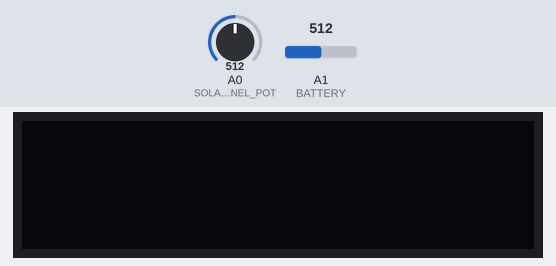
The sketch below on a simulated Arduino Uno, built with avr-gcc and run on an emulated ATmega328P. Shown: 128×32 one-colour display. Inputs (shaded band) come from the test bench; at power-on: A0 (SOLARPANEL_POT) = 512, A1 (BATTERY) = 512. The display library's start-up logo is not drawn.

Above: at 3.2 s.
3.3 s: A0 (SOLARPANEL_POT) set to 716
At 3.8 s:
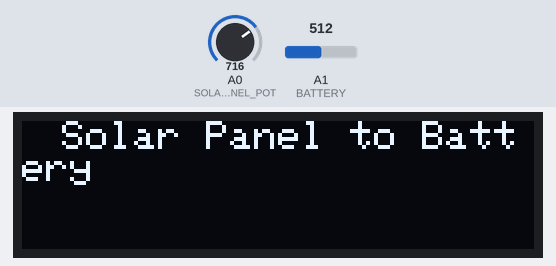
4.9 s: A1 (BATTERY) set to 697
6.4 s: A1 (BATTERY) set to 723
At 7.6 s:
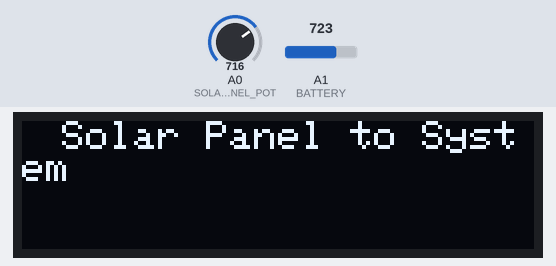
7.9 s: A0 (SOLARPANEL_POT) set to 519
9.4 s: A0 (SOLARPANEL_POT) set to 503
At 10.3 s:
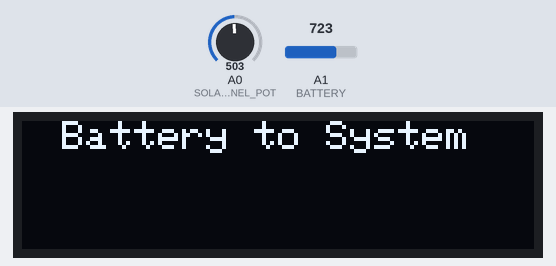
10.9 s: A1 (BATTERY) set to 510
12.4 s: A1 (BATTERY) set to 485
At 13.7 s:
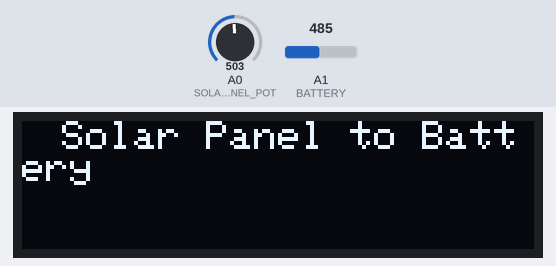
Timing chart, 0 to 14.9 s (numbered marks = the images above; inputs shaded):
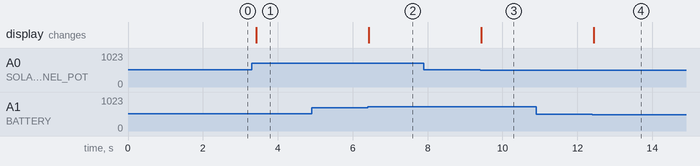

The sketch:

Problem_2_and_3.ino
```cpp
// Microprocessors I - Lab 4 - Problem 2 and 3 combined
// Code written by: Rana Seif
// This problem implements a power switching system based on the voltages received from the solar panel and the battery
// Due to the lack of an atual power-switching component, the OLED screen was used to indicate the power connections

#define SOLARPANEL_POT A0
#define BATTERY A1

#include <SPI.h>
#include <Wire.h>
#include <Adafruit_GFX.h>
#include <Adafruit_SSD1306.h>

#define SCREEN_WIDTH 128 // OLED display width, in pixels
#define SCREEN_HEIGHT 32 // OLED display height, in pixels

// Declaration for an SSD1306 display connected to I2C (SDA, SCL pins)
// The pins for I2C are defined by the Wire-library.
// On an arduino UNO:       A4(SDA), A5(SCL)
// On an arduino MEGA 2560: 20(SDA), 21(SCL)
// On an arduino LEONARDO:   2(SDA),  3(SCL), ...
#define OLED_RESET     -1 // Reset pin # (or -1 if sharing Arduino reset pin)
#define SCREEN_ADDRESS 0x3C ///< See datasheet for Address; 0x3D for 128x64, 0x3C for 128x32
Adafruit_SSD1306 display(SCREEN_WIDTH, SCREEN_HEIGHT, &Wire, OLED_RESET);

void setup() {
  Serial.begin(9600);

  // SSD1306_SWITCHCAPVCC = generate display voltage from 3.3V internally
  if(!display.begin(SSD1306_SWITCHCAPVCC, SCREEN_ADDRESS)) {
    Serial.println(F("SSD1306 allocation failed"));
    for(;;); // Don't proceed, loop forever
  }

  // Show initial display buffer contents on the screen --
  // the library initializes this with an Adafruit splash screen.
  display.display();
  delay(2000); // Pause for 2 seconds

  // Clear the buffer
  display.clearDisplay();

}

void loop() {
  display.clearDisplay();

  float solarPanel = analogRead(SOLARPANEL_POT);
  float battery = analogRead(BATTERY);
  char charging = 0;       // 0-->Not charging | 1-->Charging
  char powerState = 1;     // 1-->Battery to system | 2-->SolarPanel to system | 3-->SolarPanel to battery

  display.setTextColor(SSD1306_WHITE);
  if (solarPanel > battery || 1 == charging)
  {
    if (1024 > battery)
    {
      charging = 0;   // Indicates charging is done
    }
    display.setTextSize(1); //Draw 1X-scale text
    display.setCursor(10,0);
    display.print("Solar Panel to Battery");
  }
  else if (solarPanel<512){    // The max value for analogRead is 1024. 1024/2 = 512 is the equivalent of 5V/2=2.5V
    display.setTextSize(1); //Draw 1X-scale text
    display.setCursor(10,0);
    display.print("Battery to System");
  }
  else if (battery>512){
    display.setTextSize(1); //Draw 1X-scale text
    display.setCursor(10,0);
    display.print("Solar Panel to System");
  }

  display.display();
  delay(100);
}
```

Measured:
- the behaviour switches between 715 and 716 on A1 (BATTERY) (found by bisection; images 1 and 2)
- the behaviour switches between 512 and 511 on A0 (SOLARPANEL_POT) (found by bisection; images 2 and 3)
- the behaviour switches between 503 and 502 on A1 (BATTERY) (found by bisection; images 3 and 4)
- after the input at 3.3 s, the display: changes after 0.12 s (image 1)
- after the input at 4.9 s, every drawn part: stays the same
- after the input at 6.4 s, the display: changes at once (image 2)
- after the input at 7.9 s, every drawn part: stays the same
- after the input at 9.4 s, the display: changes at once (image 3)
- after the input at 10.9 s, every drawn part: stays the same
- after the input at 12.4 s, the display: changes at once (image 4)
